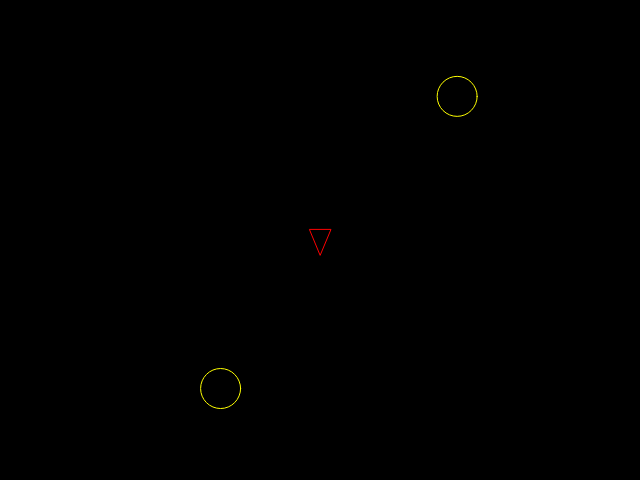
Frame 1 (no input)
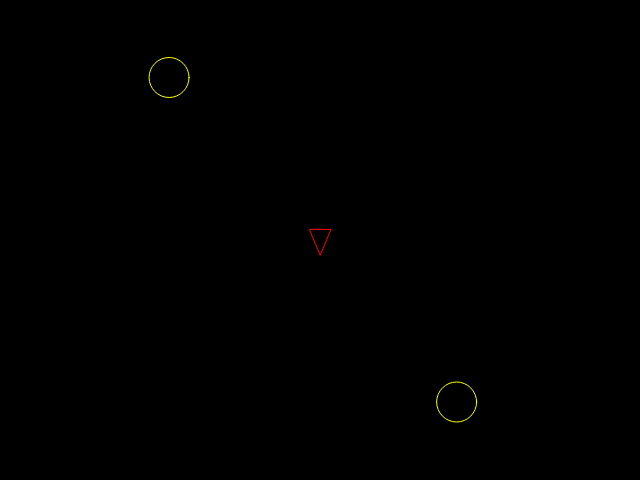
Frame 60 (no input)
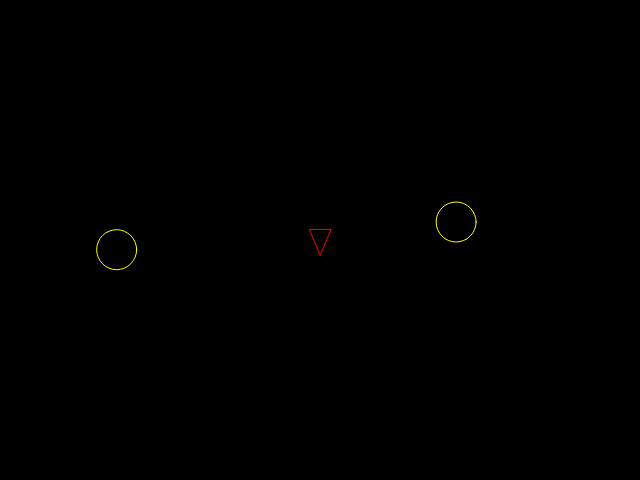
Frame 120 (the mouse pressed at the canvas centre since frame 60)

The p5.js sketch that drew these frames (run headless with seeded random() and noise() and a simulated clock; from frame 60 on, the mouse is pressed at the canvas centre):

// p5.js sketch
// ── sketch.js
var KEY_SPACE = 32;
var ASTEROID_ITERATIONS = 4;
var STARTING_ASTEROIDS = 2;
var ship;
var colliders = [];
var shipColliders = [];
var running = true;
var endMessage = "Shouldn't see this";

function setup() {
    createCanvas(640, 480);

    angleMode(DEGREES);

    ship = new createShip(width/2, height/2, {
        addMissile: function(missile) {
            shipColliders.push(missile);  
        }
    });

    shipColliders.push(ship);

    for(var noAsteroids = 0; noAsteroids < STARTING_ASTEROIDS; noAsteroids++) {
        colliders.push(new createAsteroid(random(0, width), random(0, height), ASTEROID_ITERATIONS, {
            addAsteroid: function(asteroid) {
                colliders.push(asteroid);  
            }
        }));
    }
}

function draw() {
    //check win conditions ...
    if(colliders.length == 0) {
        running = false;
        endMessage = "You won!!!";
    }

    if(running) {
        background(0);
        if(keyIsDown(LEFT_ARROW)) { ship.turnLeft(); }
        if(keyIsDown(RIGHT_ARROW)) { ship.turnRight(); }
        if(keyIsDown(UP_ARROW)) { ship.moveForward(); }
        if(keyIsDown(KEY_SPACE)) { ship.shoot(); } //TODO: does this need some delay?

        ship.move();

        for(var si = 0; si < shipColliders.length; si++) {
            if(!shipColliders[si].canBeRemoved()) {
                for(var ci = 0; ci < colliders.length; ci++) {
                    if(colliders[ci].canBeRemoved()) {
                        colliders.splice(ci, 1);
                        ci--;
                    } else {
                        var c1 = colliders[ci];
                        var c2 = shipColliders[si];
                        var dx = c1.pos().x - c2.pos().x;
                        var dy = c1.pos().y - c2.pos().y;
                        
                        var distance = Math.sqrt(dx * dx + dy * dy);

                        if(distance < c1.radius() + c2.radius()) {
                            c1.kill();
                            c2.kill();
                        }
                    }
                }         
            } else {
                shipColliders.splice(si, 1);
                si--;
            }
        }

        shipColliders.forEach(function(e) { 
            e.move();
            e.draw();});
        colliders.forEach(function(e) { 
            e.move();
            e.draw();});
    } else {
        textAlign(CENTER);
        textSize(32);
        fill(255, 0, 0);
        text(endMessage, width/2, height/2 );
    }
}

var missile = function(startX, startY, heading) {
    var pos = createVector(startX, startY);
    var isAlive = true;
    var missileRadius = 2;

    this.move = function() {
        pos.add(heading);
        if(pos.x < 0 || pos.x > width || pos.y < 0 || pos.y > height) {
            isAlive = false;
        }
    };

    this.draw = function() {
        stroke(255, 255, 0);
        ellipse(pos.x, pos.y, missileRadius, missileRadius);
    };

    this.canBeRemoved = function() {
        return !isAlive;
    };

    this.radius = function() {
        return missileRadius;
    };

    this.pos = function() {
        return pos;
    };

    this.kill = function() {
        isAlive = false;
    };
}

function createAsteroid(startX, startY, iteration, extraparams) {
    var pos = createVector(startX, startY);
    var isAlive = true;
    var heading = p5.Vector.fromAngle(radians(random(0, 360))).mult(3);
    var radius = 5 * iteration;

    this.move = function() {
        pos.add(heading);
        //boundary checks ...
        if(pos.x < 0) { pos.x = width; }
        if(pos.x > width) { pos.x = 0; }
        if(pos.y < 0) { pos.y = height; }
        if(pos.y > height) { pos.y = 0; }
    };

    this.draw = function() {
        stroke(255, 255, 0);
        ellipse(pos.x, pos.y, radius * 2, radius * 2);
    };

    this.canBeRemoved = function() {
        return !isAlive;
    };

    this.radius = function() {
        return radius;
    };

    this.pos = function() {
        return pos;
    };

    this.kill = function() {
        isAlive = false;
        if(iteration > 1) {
            extraparams.addAsteroid(new createAsteroid(pos.x, pos.y, iteration - 1, extraparams));
            extraparams.addAsteroid(new createAsteroid(pos.x, pos.y, iteration - 1, extraparams));
        }
    };
};

var createShip = function(startX, startY, extraparams){
    var pos = createVector(startX, startY);
    var velocity = createVector(0, 0);
    var acceleration = createVector(0, 0);
    var thrusters = 10; //some arbitrary value specifying forward acceleration ...
    var shipMass = 100;
    var direction = p5.Vector.fromAngle(radians(90));
    var radiusBounding = 15;
    var color = {r: 255, g: 0, b: 0};
    var vertices = calcVertices(pos, radiusBounding / 2);

    var showDebugInfo = false;

    this.moveForward = function() {
        acceleration = p5.Vector.mult(direction, thrusters);
        acceleration.div(shipMass);
    };

    this.turnLeft = function() {
        direction.rotate(radians(-2));  
    };

    this.turnRight = function() {
        direction.rotate(radians(2));
    };

    this.shoot = function() {
        var newMissile = new missile(vertices.front.x, vertices.front.y, direction.copy().mult(5));
        extraparams.addMissile(newMissile);
    };

    this.move = function() {
        velocity.add(acceleration);
        pos.add(velocity);
        acceleration.mult(0);

        //boundary checks ...
        if(pos.x < 0) { pos.x = width; }
        if(pos.x > width) { pos.x = 0; }
        if(pos.y < 0) { pos.y = height; }
        if(pos.y > height) { pos.y = 0; }
    }

    function calcVertices(pos, radius) {
        var offset = p5.Vector.mult(direction, radius);
        var front = p5.Vector.add(pos, offset);
        offset.rotate(radians(135));
        var left = p5.Vector.add(pos, offset);
        offset.rotate(radians(90));
        var right = p5.Vector.add(pos, offset);
        return {front: front, left: left, right: right};
    }

    this.draw = function() {
        noFill();
        vertices = calcVertices(pos, radiusBounding);
        stroke(color.r, color.g, color.b);
        triangle(vertices.front.x, vertices.front.y, 
                vertices.left.x, vertices.left.y,
                vertices.right.x, vertices.right.y);

        if(showDebugInfo) {
            stroke(255, 255, 255);
            ellipse(pos.x, pos.y, 10, 10);
            stroke(0, 255, 0);
            point(vertices.front.x, vertices.front.y);
            stroke(0, 0, 255);
            point(vertices.left.x, vertices.left.y);
            stroke(100, 100, 100); //bounding ...
            ellipse(pos.x, pos.y, radiusBounding * 2, radiusBounding * 2);
        }
    };

    this.canBeRemoved = function() {
        return false;
    };

    this.radius = function() {
        return radiusBounding;
    };

    this.pos = function() {
        return pos;
    };

    this.kill = function() {
        running = false;
        endMessage = "You died fool!!!";
    };
};
